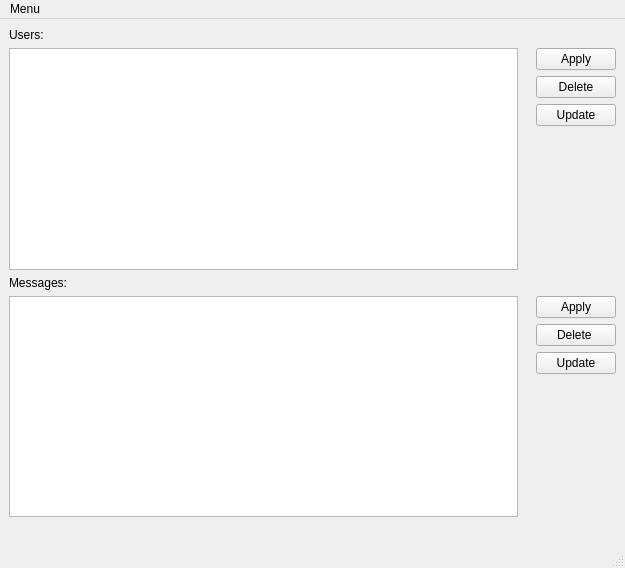
<?xml version="1.0" encoding="UTF-8"?>
<ui version="4.0">
 <class>MainWindow</class>
 <widget class="QMainWindow" name="MainWindow">
  <property name="geometry">
   <rect>
    <x>0</x>
    <y>0</y>
    <width>625</width>
    <height>568</height>
   </rect>
  </property>
  <property name="windowTitle">
   <string>Chat Server</string>
  </property>
  <widget class="QWidget" name="centralwidget">
   <layout class="QGridLayout" name="gridLayout">
    <item row="0" column="0">
     <widget class="QLabel" name="usersLabel">
      <property name="text">
       <string>Users:</string>
      </property>
     </widget>
    </item>
    <item row="6" column="0" colspan="3">
     <widget class="QLabel" name="dataBaseConnectionLabel">
      <property name="text">
       <string/>
      </property>
     </widget>
    </item>
    <item row="4" column="0">
     <widget class="QLabel" name="messagesLabel">
      <property name="text">
       <string>Messages:</string>
      </property>
     </widget>
    </item>
    <item row="5" column="2">
     <layout class="QFormLayout" name="formLayout">
      <item row="1" column="1">
       <widget class="QPushButton" name="deleteMessageButton">
        <property name="text">
         <string>Delete </string>
        </property>
       </widget>
      </item>
      <item row="2" column="1">
       <widget class="QPushButton" name="messageUpdateButton">
        <property name="text">
         <string>Update</string>
        </property>
       </widget>
      </item>
      <item row="0" column="1">
       <widget class="QPushButton" name="messageApplyButton">
        <property name="text">
         <string>Apply</string>
        </property>
       </widget>
      </item>
     </layout>
    </item>
    <item row="2" column="2">
     <layout class="QFormLayout" name="formLayout_2">
      <item row="0" column="1">
       <widget class="QPushButton" name="applyButton">
        <property name="text">
         <string>Apply</string>
        </property>
       </widget>
      </item>
      <item row="1" column="1">
       <widget class="QPushButton" name="deleteUser">
        <property name="text">
         <string>Delete</string>
        </property>
       </widget>
      </item>
      <item row="2" column="1">
       <widget class="QPushButton" name="usersUpdateButton">
        <property name="text">
         <string>Update</string>
        </property>
       </widget>
      </item>
     </layout>
    </item>
    <item row="2" column="0">
     <widget class="QTableView" name="usersTableView"/>
    </item>
    <item row="5" column="0">
     <widget class="QTableView" name="messagesTableView"/>
    </item>
   </layout>
  </widget>
  <widget class="QMenuBar" name="menubar">
   <property name="geometry">
    <rect>
     <x>0</x>
     <y>0</y>
     <width>625</width>
     <height>22</height>
    </rect>
   </property>
   <widget class="QMenu" name="menuMenu">
    <property name="title">
     <string>Menu</string>
    </property>
    <addaction name="actionLog_Out"/>
    <addaction name="separator"/>
    <addaction name="actionExit"/>
   </widget>
   <addaction name="menuMenu"/>
  </widget>
  <widget class="QStatusBar" name="statusbar"/>
  <action name="actionLog_Out">
   <property name="text">
    <string>Log Out</string>
   </property>
  </action>
  <action name="actionExit">
   <property name="text">
    <string>Exit</string>
   </property>
  </action>
 </widget>
 <resources/>
 <connections/>
</ui>
